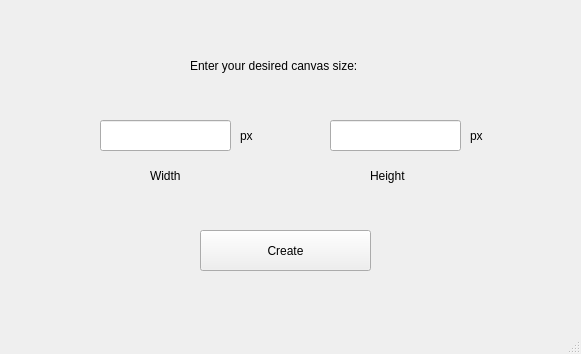
<?xml version="1.0" encoding="UTF-8"?>
<ui version="4.0">
 <class>MainWindow</class>
 <widget class="QMainWindow" name="MainWindow">
  <property name="enabled">
   <bool>true</bool>
  </property>
  <property name="geometry">
   <rect>
    <x>0</x>
    <y>0</y>
    <width>581</width>
    <height>354</height>
   </rect>
  </property>
  <property name="windowTitle">
   <string>New canvas:</string>
  </property>
  <widget class="QWidget" name="centralwidget">
   <widget class="QPushButton" name="pushButton">
    <property name="geometry">
     <rect>
      <x>200</x>
      <y>230</y>
      <width>171</width>
      <height>41</height>
     </rect>
    </property>
    <property name="text">
     <string>Create</string>
    </property>
   </widget>
   <widget class="QLineEdit" name="widthTextEdit">
    <property name="geometry">
     <rect>
      <x>100</x>
      <y>120</y>
      <width>131</width>
      <height>31</height>
     </rect>
    </property>
   </widget>
   <widget class="QLineEdit" name="heightTextEdit">
    <property name="geometry">
     <rect>
      <x>330</x>
      <y>120</y>
      <width>131</width>
      <height>31</height>
     </rect>
    </property>
   </widget>
   <widget class="QLabel" name="label">
    <property name="geometry">
     <rect>
      <x>190</x>
      <y>50</y>
      <width>191</width>
      <height>31</height>
     </rect>
    </property>
    <property name="text">
     <string>Enter your desired canvas size:</string>
    </property>
   </widget>
   <widget class="QLabel" name="label_2">
    <property name="geometry">
     <rect>
      <x>150</x>
      <y>160</y>
      <width>41</width>
      <height>31</height>
     </rect>
    </property>
    <property name="text">
     <string>Width</string>
    </property>
   </widget>
   <widget class="QLabel" name="label_3">
    <property name="geometry">
     <rect>
      <x>370</x>
      <y>160</y>
      <width>41</width>
      <height>31</height>
     </rect>
    </property>
    <property name="text">
     <string>Height</string>
    </property>
   </widget>
   <widget class="QLabel" name="label_4">
    <property name="geometry">
     <rect>
      <x>240</x>
      <y>120</y>
      <width>21</width>
      <height>31</height>
     </rect>
    </property>
    <property name="text">
     <string>px</string>
    </property>
   </widget>
   <widget class="QLabel" name="label_5">
    <property name="geometry">
     <rect>
      <x>470</x>
      <y>120</y>
      <width>21</width>
      <height>31</height>
     </rect>
    </property>
    <property name="text">
     <string>px</string>
    </property>
   </widget>
  </widget>
  <widget class="QMenuBar" name="menubar">
   <property name="geometry">
    <rect>
     <x>0</x>
     <y>0</y>
     <width>581</width>
     <height>22</height>
    </rect>
   </property>
  </widget>
  <widget class="QStatusBar" name="statusbar"/>
 </widget>
 <resources/>
 <connections/>
</ui>
